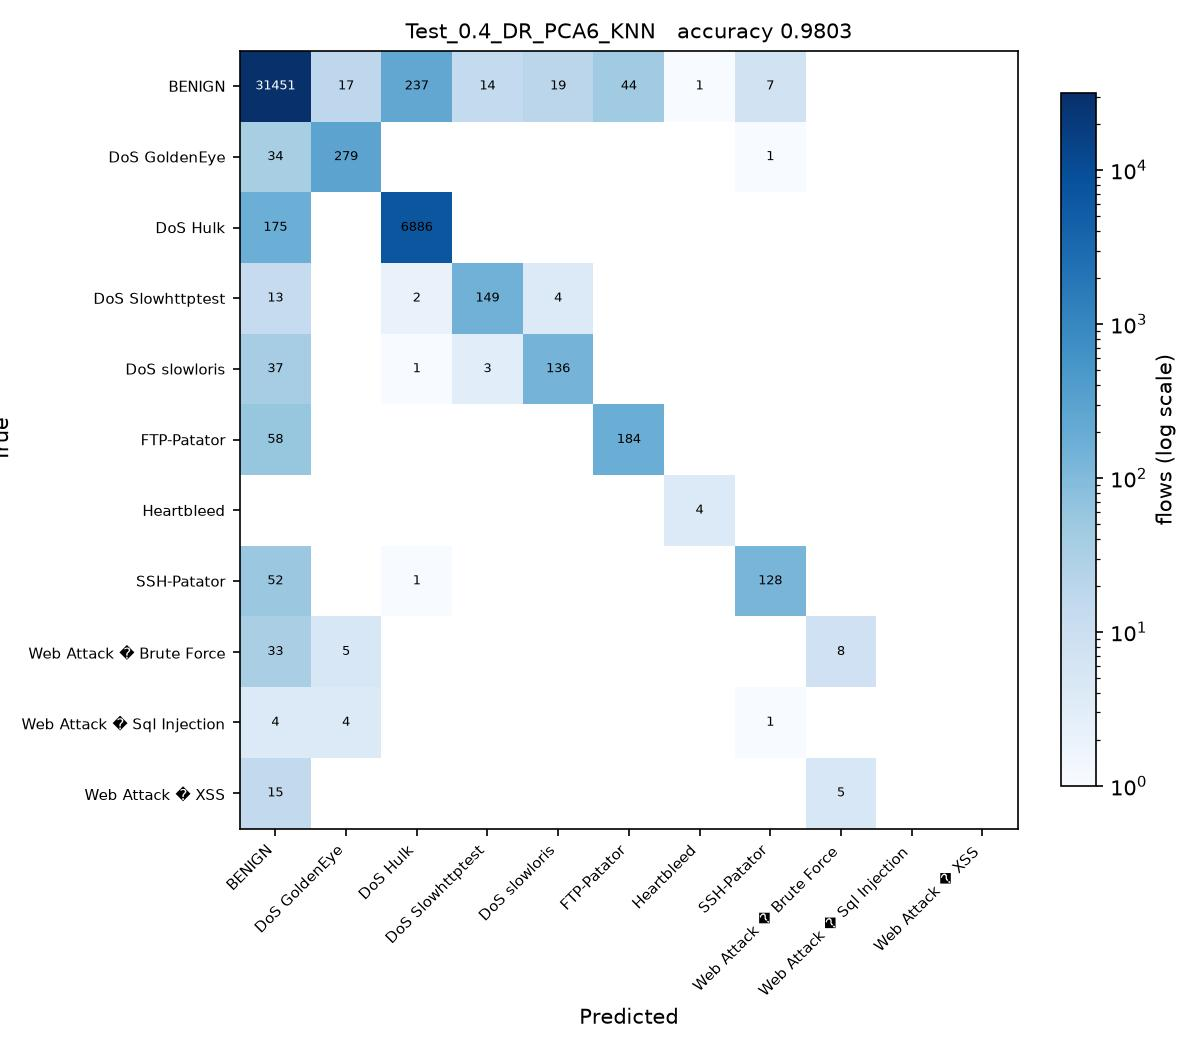

Python code for this plot:
# Test_0.4_DR_PCA6_KNN.py
#
# Test size 0.4  |  PCA, 6 components  |  k-Nearest Neighbors (sheet #13)
#
# This is SGDC_60_40.py with the changes marked CHANGE below and nothing else.

import os
from pathlib import Path

# CHANGE 1: find the folder holding the three CSV files and run from there, so
# the plain file names below resolve no matter where this script is started
# from or how deeply it sits inside the project folder.
HERE = Path(__file__).resolve().parent
for PROJECT in [HERE, *HERE.parents]:
    if (PROJECT / 'Tuesday-WorkingHours.pcap_ISCX.csv').exists():
        os.chdir(PROJECT)
        break
else:
    raise SystemExit('Put this folder inside the folder that holds the three '
                     'CIC-IDS2017 CSV files, then run the script again.')
import numpy as np
import pandas as pd

df1 = pd.read_csv('Tuesday-WorkingHours.pcap_ISCX.csv', low_memory=True)
df2 = pd.read_csv('Wednesday-workingHours.pcap_ISCX.csv', low_memory=True)
df3 = pd.read_csv('Thursday-WorkingHours-Morning-WebAttacks.pcap_ISCX.csv', low_memory=True)

dataset = pd.concat([df1, df2, df3], ignore_index=True)

dataset.columns = dataset.columns.str.strip()

# CHANGE 2: a stratified sample of 100000 flows, the same for every run. An RBF
# SVM on all 1.3 million flows would take about an hour per script.
# At least 50 flows of every class are kept.
label = dataset.columns[-1]
dataset = pd.concat(
    [g.sample(n=min(len(g), max(50, round(100000 * len(g) / len(dataset)))), random_state=0)
     for _, g in dataset.groupby(label)],
    ignore_index=True
)

X = dataset.iloc[:, :-1]
y = dataset.iloc[:, -1]

X = X.apply(pd.to_numeric, errors='coerce')

X.replace([np.inf, -np.inf], np.nan, inplace=True)

from sklearn.impute import SimpleImputer

imputer = SimpleImputer(missing_values=np.nan, strategy='mean')
X = imputer.fit_transform(X)

from sklearn.preprocessing import LabelEncoder

labelencoder_y = LabelEncoder()
y = labelencoder_y.fit_transform(y)

from sklearn.model_selection import train_test_split

X_train, X_test, y_train, y_test = train_test_split(
    X,
    y,
    test_size=0.4,   # CHANGE 3: test size
    random_state=0,
    stratify=y
)

# CHANGE 4: PCA, from PCA_LDA_KErnel_PCA_CODE.pdf (fit only on training data)
from sklearn.decomposition import PCA

pca = PCA(n_components=6)
X_train = pca.fit_transform(X_train)
X_test = pca.transform(X_test)

# CHANGE 5: k-Nearest Neighbors (sheet #13) in place of SGDClassifier
from sklearn.neighbors import KNeighborsClassifier

classifier = KNeighborsClassifier(
    n_neighbors=5,
    metric='minkowski',
    p=2
)

classifier.fit(X_train, y_train)

y_pred = classifier.predict(X_test) 

from sklearn.metrics import confusion_matrix
from sklearn.metrics import accuracy_score
from sklearn.metrics import precision_score
from sklearn.metrics import recall_score
from sklearn.metrics import f1_score
from sklearn.metrics import classification_report

cm = confusion_matrix(y_test, y_pred)

print("Confusion Matrix:\n")
print(cm)

print("\nAccuracy : {:.4f}".format(accuracy_score(y_test, y_pred)))
print("\nPrecision : {:.4f}".format(precision_score(y_test, y_pred, average='weighted')))
print("\nRecall : {:.4f}".format(recall_score(y_test, y_pred, average='weighted')))
print("\nF1 Score : {:.4f}".format(f1_score(y_test, y_pred, average='weighted')))

print("\nClassification Report:\n")
print(classification_report(y_test, y_pred))

# CHANGE 6: save the confusion matrix as Test_0.4_DR_PCA6_KNN.jpg and record the result
import matplotlib
matplotlib.use('Agg')
import matplotlib.pyplot as plt
from matplotlib.colors import LogNorm

here = HERE                     # the folder this script sits in
names = [str(c) for c in labelencoder_y.classes_]
fig, ax = plt.subplots(figsize=(8, 7))
im = ax.imshow(cm, cmap='Blues', norm=LogNorm(vmin=1))
ax.set_xticks(range(len(names)), names, rotation=45, ha='right', fontsize=7)
ax.set_yticks(range(len(names)), names, fontsize=7)
ax.set_xlabel('Predicted')
ax.set_ylabel('True')
ax.set_title('Test_0.4_DR_PCA6_KNN   accuracy {:.4f}'.format(accuracy_score(y_test, y_pred)), fontsize=10)
for i in range(cm.shape[0]):
    for j in range(cm.shape[1]):
        if cm[i, j]:
            ax.text(j, i, cm[i, j], ha='center', va='center', fontsize=6,
                    color='white' if cm[i, j] > cm.max() / 3 else 'black')
fig.colorbar(im, ax=ax, fraction=0.04, label='flows (log scale)')
fig.tight_layout()
fig.savefig(here / 'Test_0.4_DR_PCA6_KNN.jpg', dpi=150)
plt.close(fig)

row = pd.DataFrame([{
    'Test': 0.4, 'DR': 'PCA6', 'Clas': 'KNN',
    'Acc': round(accuracy_score(y_test, y_pred), 4),
    'Pre': round(precision_score(y_test, y_pred, average='weighted'), 4),
    'Rec': round(recall_score(y_test, y_pred, average='weighted'), 4),
    'F1': round(f1_score(y_test, y_pred, average='weighted'), 4),
    'script': 'Test_0.4_DR_PCA6_KNN',
}])
out = PROJECT / 'results' / '75_runs_pca.csv'
out.parent.mkdir(exist_ok=True)
if out.exists():
    old = pd.read_csv(out)
    row = pd.concat([old[old['script'] != 'Test_0.4_DR_PCA6_KNN'], row], ignore_index=True)
row.to_csv(out, index=False)
